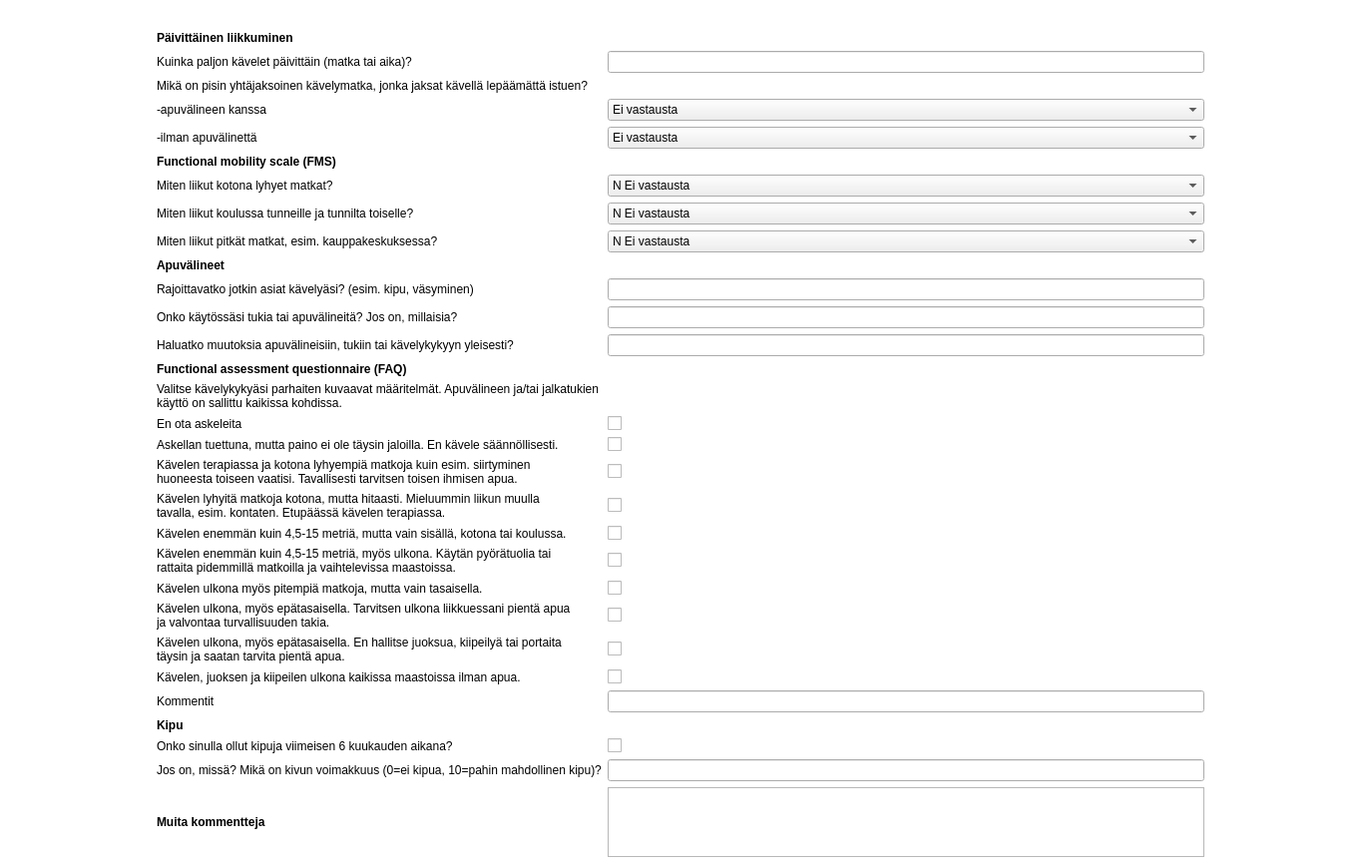
          <widget class="QWidget" name="scrollAreaWidgetContents_2">
           <property name="geometry">
            <rect>
             <x>0</x>
             <y>0</y>
             <width>1363</width>
             <height>823</height>
            </rect>
           </property>
           <property name="palette">
            <palette>
             <active>
              <colorrole role="Base">
               <brush brushstyle="SolidPattern">
                <color alpha="255">
                 <red>255</red>
                 <green>255</green>
                 <blue>255</blue>
                </color>
               </brush>
              </colorrole>
              <colorrole role="Window">
               <brush brushstyle="SolidPattern">
                <color alpha="255">
                 <red>255</red>
                 <green>255</green>
                 <blue>255</blue>
                </color>
               </brush>
              </colorrole>
             </active>
             <inactive>
              <colorrole role="Base">
               <brush brushstyle="SolidPattern">
                <color alpha="255">
                 <red>255</red>
                 <green>255</green>
                 <blue>255</blue>
                </color>
               </brush>
              </colorrole>
              <colorrole role="Window">
               <brush brushstyle="SolidPattern">
                <color alpha="255">
                 <red>255</red>
                 <green>255</green>
                 <blue>255</blue>
                </color>
               </brush>
              </colorrole>
             </inactive>
             <disabled>
              <colorrole role="Base">
               <brush brushstyle="SolidPattern">
                <color alpha="255">
                 <red>255</red>
                 <green>255</green>
                 <blue>255</blue>
                </color>
               </brush>
              </colorrole>
              <colorrole role="Window">
               <brush brushstyle="SolidPattern">
                <color alpha="255">
                 <red>255</red>
                 <green>255</green>
                 <blue>255</blue>
                </color>
               </brush>
              </colorrole>
             </disabled>
            </palette>
           </property>
           <property name="autoFillBackground">
            <bool>true</bool>
           </property>
           <property name="styleSheet">
            <string notr="true">QScrollArea {background-color: #FFFFFF}</string>
           </property>
           <layout class="QHBoxLayout" name="horizontalLayout_3">
            <item>
             <layout class="QGridLayout" name="gridLayout_16">
              <item row="20" column="2">
               <widget class="QCheckBox" name="dataKyselyFAQKavelenJonkinVerranSisalla">
                <property name="text">
                 <string/>
                </property>
               </widget>
              </item>
              <item row="11" column="1">
               <widget class="QLabel" name="label_115">
                <property name="text">
                 <string>Rajoittavatko jotkin asiat kävelyäsi? (esim. kipu, väsyminen)</string>
                </property>
               </widget>
              </item>
              <item row="25" column="2">
               <widget class="QCheckBox" name="dataKyselyFAQKavelenUlkonaKaikissaMaastoissa">
                <property name="text">
                 <string/>
                </property>
               </widget>
              </item>
              <item row="9" column="2">
               <widget class="QComboBox" name="dataFMSPitkatMatkat">
                <item>
                 <property name="text">
                  <string>N Ei vastausta</string>
                 </property>
                </item>
                <item>
                 <property name="text">
                  <string>6 Omatoimisesti kaikilla alustoilla ilman toisen henkilön apua</string>
                 </property>
                </item>
                <item>
                 <property name="text">
                  <string>5 Omatoimisesti tasamaalla, portailla kaiteeseen tukien (jos huonekaluihin, aitoihin yms. tukien, valitse 4)</string>
                 </property>
                </item>
                <item>
                 <property name="text">
                  <string>4 Kävelykepin avulla ilman toisen henkilön apua</string>
                 </property>
                </item>
                <item>
                 <property name="text">
                  <string>3 Kyynärsauvojen avulla ilman toisen henkilön apua</string>
                 </property>
                </item>
                <item>
                 <property name="text">
                  <string>2 Kävelytelineen avulla ilman toisen henkilön apua</string>
                 </property>
                </item>
                <item>
                 <property name="text">
                  <string>1 Pyörätuolilla. Siirtymissä mahdollisesti seison tai muutama askel tuettuna.</string>
                 </property>
                </item>
                <item>
                 <property name="text">
                  <string>C Ryömien</string>
                 </property>
                </item>
               </widget>
              </item>
              <item row="16" column="1">
               <widget class="QLabel" name="label_141">
                <property name="text">
                 <string>En ota askeleita</string>
                </property>
               </widget>
              </item>
              <item row="22" column="2">
               <widget class="QCheckBox" name="dataKyselyFAQKavelenPitempiaMatkojaUlkonaTasaisella">
                <property name="text">
                 <string/>
                </property>
               </widget>
              </item>
              <item row="30" column="1">
               <widget class="QLabel" name="label_47">
                <property name="font">
                 <font>
                  <weight>75</weight>
                  <bold>true</bold>
                 </font>
                </property>
                <property name="text">
                 <string>Muita kommentteja</string>
                </property>
               </widget>
              </item>
              <item row="2" column="0">
               <spacer name="horizontalSpacer_81">
                <property name="orientation">
                 <enum>Qt::Horizontal</enum>
                </property>
                <property name="sizeHint" stdset="0">
                 <size>
                  <width>40</width>
                  <height>20</height>
                 </size>
                </property>
               </spacer>
              </item>
              <item row="10" column="1">
               <widget class="QLabel" name="label_120">
                <property name="font">
                 <font>
                  <weight>75</weight>
                  <bold>true</bold>
                 </font>
                </property>
                <property name="text">
                 <string>Apuvälineet</string>
                </property>
               </widget>
              </item>
              <item row="17" column="2">
               <widget class="QCheckBox" name="dataKyselyFAQAskellanTuettuna">
                <property name="text">
                 <string/>
                </property>
               </widget>
              </item>
              <item row="20" column="1">
               <widget class="QLabel" name="label_128">
                <property name="text">
                 <string>Kävelen enemmän kuin 4,5-15 metriä, mutta vain sisällä, kotona tai koulussa.</string>
                </property>
               </widget>
              </item>
              <item row="29" column="2">
               <widget class="QLineEdit" name="dataKyselyKipuKuvaus"/>
              </item>
              <item row="16" column="2">
               <widget class="QCheckBox" name="dataKyselyFAQEiAskeleita">
                <property name="text">
                 <string/>
                </property>
               </widget>
              </item>
              <item row="5" column="2">
               <widget class="QComboBox" name="dataKyselyPaivittainenYhtajaksMatkaIlmanApuv">
                <item>
                 <property name="text">
                  <string>Ei vastausta</string>
                 </property>
                </item>
                <item>
                 <property name="text">
                  <string>5 m</string>
                 </property>
                </item>
                <item>
                 <property name="text">
                  <string>50 m</string>
                 </property>
                </item>
                <item>
                 <property name="text">
                  <string>500 m</string>
                 </property>
                </item>
                <item>
                 <property name="text">
                  <string>1-2 km</string>
                 </property>
                </item>
                <item>
                 <property name="text">
                  <string>Yli 3 km</string>
                 </property>
                </item>
               </widget>
              </item>
              <item row="21" column="2">
               <widget class="QCheckBox" name="dataKyselyKavelenJonkinVerranUlkona">
                <property name="text">
                 <string/>
                </property>
               </widget>
              </item>
              <item row="27" column="1">
               <widget class="QLabel" name="label_130">
                <property name="font">
                 <font>
                  <weight>75</weight>
                  <bold>true</bold>
                 </font>
                </property>
                <property name="text">
                 <string>Kipu</string>
                </property>
               </widget>
              </item>
              <item row="13" column="1">
               <widget class="QLabel" name="label_117">
                <property name="text">
                 <string>Haluatko muutoksia apuvälineisiin, tukiin tai kävelykykyyn yleisesti?</string>
                </property>
               </widget>
              </item>
              <item row="8" column="1">
               <widget class="QLabel" name="label_122">
                <property name="text">
                 <string>Miten liikut koulussa tunneille ja tunnilta toiselle?</string>
                </property>
               </widget>
              </item>
              <item row="2" column="2">
               <widget class="QLineEdit" name="dataKyselyPaivittainenMatka"/>
              </item>
              <item row="19" column="2">
               <widget class="QCheckBox" name="dataKyselyFAQKavelenLyhyitaMatkojaKotona">
                <property name="text">
                 <string/>
                </property>
               </widget>
              </item>
              <item row="24" column="2">
               <widget class="QCheckBox" name="dataKyselyFAQKavelenUlkonaEpatasaisellaPientaApua">
                <property name="text">
                 <string/>
                </property>
               </widget>
              </item>
              <item row="22" column="1">
               <widget class="QLabel" name="label_129">
                <property name="text">
                 <string>Kävelen ulkona myös pitempiä matkoja, mutta vain tasaisella.</string>
                </property>
               </widget>
              </item>
              <item row="23" column="2">
               <widget class="QCheckBox" name="dataKyselyFAQKavelenPitempiaMatkojaUlkonaEpatasaisellaApua">
                <property name="text">
                 <string/>
                </property>
               </widget>
              </item>
              <item row="26" column="1">
               <widget class="QLabel" name="label_46">
                <property name="text">
                 <string>Kommentit</string>
                </property>
               </widget>
              </item>
              <item row="4" column="2">
               <widget class="QComboBox" name="dataKyselyPaivittainenYhtajaksMatkaApuv">
                <item>
                 <property name="text">
                  <string>Ei vastausta</string>
                 </property>
                </item>
                <item>
                 <property name="text">
                  <string>5 m</string>
                 </property>
                </item>
                <item>
                 <property name="text">
                  <string>50 m</string>
                 </property>
                </item>
                <item>
                 <property name="text">
                  <string>500 m</string>
                 </property>
                </item>
                <item>
                 <property name="text">
                  <string>1-2 km</string>
                 </property>
                </item>
                <item>
                 <property name="text">
                  <string>Yli 3 km</string>
                 </property>
                </item>
               </widget>
              </item>
              <item row="4" column="1">
               <widget class="QLabel" name="label_137">
                <property name="text">
                 <string>-apuvälineen kanssa</string>
                </property>
               </widget>
              </item>
              <item row="2" column="1">
               <widget class="QLabel" name="label_139">
                <property name="text">
                 <string>Kuinka paljon kävelet päivittäin (matka tai aika)?</string>
                </property>
               </widget>
              </item>
              <item row="5" column="1">
               <widget class="QLabel" name="label_138">
                <property name="text">
                 <string>-ilman apuvälinettä</string>
                </property>
               </widget>
              </item>
              <item row="1" column="1">
               <widget class="QLabel" name="label_142">
                <property name="font">
                 <font>
                  <weight>75</weight>
                  <bold>true</bold>
                 </font>
                </property>
                <property name="text">
                 <string>Päivittäinen liikkuminen</string>
                </property>
               </widget>
              </item>
              <item row="14" column="1">
               <widget class="QLabel" name="label_116">
                <property name="font">
                 <font>
                  <weight>75</weight>
                  <bold>true</bold>
                 </font>
                </property>
                <property name="text">
                 <string>Functional assessment questionnaire (FAQ)</string>
                </property>
               </widget>
              </item>
              <item row="28" column="2">
               <widget class="QCheckBox" name="dataKyselyKipujaViim6kk">
                <property name="text">
                 <string/>
                </property>
               </widget>
              </item>
              <item row="9" column="1">
               <widget class="QLabel" name="label_127">
                <property name="text">
                 <string>Miten liikut pitkät matkat, esim. kauppakeskuksessa?</string>
                </property>
               </widget>
              </item>
              <item row="24" column="1">
               <widget class="QLabel" name="label_126">
                <property name="text">
                 <string>Kävelen ulkona, myös epätasaisella. En hallitse juoksua, kiipeilyä tai portaita
täysin ja saatan tarvita pientä apua.</string>
                </property>
               </widget>
              </item>
              <item row="25" column="1">
               <widget class="QLabel" name="label_125">
                <property name="text">
                 <string>Kävelen, juoksen ja kiipeilen ulkona kaikissa maastoissa ilman apua.</string>
                </property>
               </widget>
              </item>
              <item row="28" column="1">
               <widget class="QLabel" name="label_131">
                <property name="text">
                 <string>Onko sinulla ollut kipuja viimeisen 6 kuukauden aikana?</string>
                </property>
               </widget>
              </item>
              <item row="26" column="2">
               <widget class="QLineEdit" name="dataKyselyFAQKOmmentit"/>
              </item>
              <item row="6" column="1">
               <widget class="QLabel" name="label_121">
                <property name="font">
                 <font>
                  <weight>75</weight>
                  <bold>true</bold>
                 </font>
                </property>
                <property name="text">
                 <string>Functional mobility scale (FMS)</string>
                </property>
               </widget>
              </item>
              <item row="29" column="1">
               <widget class="QLabel" name="label_118">
                <property name="text">
                 <string>Jos on, missä? Mikä on kivun voimakkuus (0=ei kipua, 10=pahin mahdollinen kipu)?</string>
                </property>
               </widget>
              </item>
              <item row="15" column="1">
               <widget class="QLabel" name="label_119">
                <property name="text">
                 <string>Valitse kävelykykyäsi parhaiten kuvaavat määritelmät. Apuvälineen ja/tai jalkatukien
käyttö on sallittu kaikissa kohdissa.</string>
                </property>
               </widget>
              </item>
              <item row="7" column="2">
               <widget class="QComboBox" name="dataFMSLyhyetMatkat">
                <item>
                 <property name="text">
                  <string>N Ei vastausta</string>
                 </property>
                </item>
                <item>
                 <property name="text">
                  <string>6 Omatoimisesti kaikilla alustoilla ilman toisen henkilön apua</string>
                 </property>
                </item>
                <item>
                 <property name="text">
                  <string>5 Omatoimisesti tasamaalla, portailla kaiteeseen tukien (jos huonekaluihin yms. tukien, valitse 4)</string>
                 </property>
                </item>
                <item>
                 <property name="text">
                  <string>4 Kävelykepin avulla ilman toisen henkilön apua</string>
                 </property>
                </item>
                <item>
                 <property name="text">
                  <string>3 Kyynärsauvojen avulla ilman toisen henkilön apua</string>
                 </property>
                </item>
                <item>
                 <property name="text">
                  <string>2 Kävelytelineen avulla ilman toisen henkilön apua</string>
                 </property>
                </item>
                <item>
                 <property name="text">
                  <string>1 Pyörätuolilla. Siirtymissä mahdollisesti seison tai muutama askel tuettuna.</string>
                 </property>
                </item>
                <item>
                 <property name="text">
                  <string>C Ryömien</string>
                 </property>
                </item>
               </widget>
              </item>
              <item row="21" column="1">
               <widget class="QLabel" name="label_136">
                <property name="text">
                 <string>Kävelen enemmän kuin 4,5-15 metriä, myös ulkona. Käytän pyörätuolia tai
rattaita pidemmillä matkoilla ja vaihtelevissa maastoissa.</string>
                </property>
               </widget>
              </item>
              <item row="11" column="2">
               <widget class="QLineEdit" name="dataKyselyApuvRajoittavat"/>
              </item>
              <item row="17" column="1">
               <widget class="QLabel" name="label_135">
                <property name="text">
                 <string>Askellan tuettuna, mutta paino ei ole täysin jaloilla. En kävele säännöllisesti.</string>
                </property>
               </widget>
              </item>
              <item row="3" column="1">
               <widget class="QLabel" name="label_134">
                <property name="text">
                 <string>Mikä on pisin yhtäjaksoinen kävelymatka, jonka jaksat kävellä lepäämättä istuen?</string>
                </property>
               </widget>
              </item>
              <item row="23" column="1">
               <widget class="QLabel" name="label_133">
                <property name="text">
                 <string>Kävelen ulkona, myös epätasaisella. Tarvitsen ulkona liikkuessani pientä apua
ja valvontaa turvallisuuden takia.</string>
                </property>
               </widget>
              </item>
              <item row="8" column="2">
               <widget class="QComboBox" name="dataFMSKoulussa">
                <item>
                 <property name="text">
                  <string>N Ei vastausta</string>
                 </property>
                </item>
                <item>
                 <property name="text">
                  <string>6 Omatoimisesti kaikilla alustoilla ilman toisen henkilön apua</string>
                 </property>
                </item>
                <item>
                 <property name="text">
                  <string>5 Omatoimisesti tasamaalla, portailla kaiteeseen tukien (jos huonekaluihin, aitoihin yms. tukien, valitse 4)</string>
                 </property>
                </item>
                <item>
                 <property name="text">
                  <string>4 Kävelykepin avulla ilman toisen henkilön apua</string>
                 </property>
                </item>
                <item>
                 <property name="text">
                  <string>3 Kyynärsauvojen avulla ilman toisen henkilön apua</string>
                 </property>
                </item>
                <item>
                 <property name="text">
                  <string>2 Kävelytelineen avulla ilman toisen henkilön apua</string>
                 </property>
                </item>
                <item>
                 <property name="text">
                  <string>1 Pyörätuolilla. Siirtymissä mahdollisesti seison tai muutama askel tuettuna.</string>
                 </property>
                </item>
                <item>
                 <property name="text">
                  <string>C Ryömien</string>
                 </property>
                </item>
               </widget>
              </item>
              <item row="12" column="2">
               <widget class="QLineEdit" name="dataKyselyApuvKaytossa"/>
              </item>
              <item row="7" column="1">
               <widget class="QLabel" name="label_124">
                <property name="text">
                 <string>Miten liikut kotona lyhyet matkat?</string>
                </property>
               </widget>
              </item>
              <item row="19" column="1">
               <widget class="QLabel" name="label_123">
                <property name="text">
                 <string>Kävelen lyhyitä matkoja kotona, mutta hitaasti. Mieluummin liikun muulla
tavalla, esim. kontaten. Etupäässä kävelen terapiassa.</string>
                </property>
               </widget>
              </item>
              <item row="18" column="1">
               <widget class="QLabel" name="label_140">
                <property name="text">
                 <string>Kävelen terapiassa ja kotona lyhyempiä matkoja kuin esim. siirtyminen
huoneesta toiseen vaatisi. Tavallisesti tarvitsen toisen ihmisen apua.</string>
                </property>
               </widget>
              </item>
              <item row="18" column="2">
               <widget class="QCheckBox" name="dataKyselyFAQKavelenTerapiassa">
                <property name="text">
                 <string/>
                </property>
               </widget>
              </item>
              <item row="12" column="1">
               <widget class="QLabel" name="label_132">
                <property name="text">
                 <string>Onko käytössäsi tukia tai apuvälineitä? Jos on, millaisia?</string>
                </property>
               </widget>
              </item>
              <item row="13" column="2">
               <widget class="QLineEdit" name="dataKyselyApuvMuutokset"/>
              </item>
              <item row="0" column="1">
               <spacer name="verticalSpacer_11">
                <property name="orientation">
                 <enum>Qt::Vertical</enum>
                </property>
                <property name="sizeType">
                 <enum>QSizePolicy::Fixed</enum>
                </property>
                <property name="sizeHint" stdset="0">
                 <size>
                  <width>20</width>
                  <height>20</height>
                 </size>
                </property>
               </spacer>
              </item>
              <item row="2" column="3">
               <spacer name="horizontalSpacer_153">
                <property name="orientation">
                 <enum>Qt::Horizontal</enum>
                </property>
                <property name="sizeHint" stdset="0">
                 <size>
                  <width>40</width>
                  <height>20</height>
                 </size>
                </property>
               </spacer>
              </item>
              <item row="30" column="2">
               <widget class="QTextEdit" name="datacmtKysely"/>
              </item>
             </layout>
            </item>
           </layout>
          </widget>
